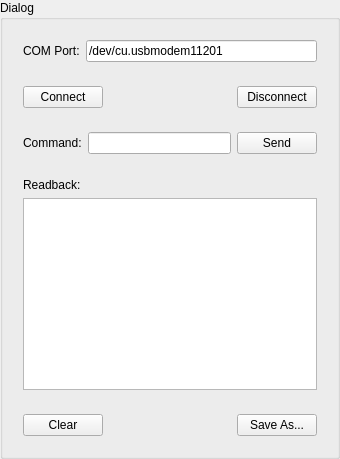
     <widget class="QGroupBox" name="dialogGroupBox">
      <property name="title">
       <string>Dialog</string>
      </property>
      <layout class="QVBoxLayout" name="verticalLayout">
       <item>
        <widget class="QFrame" name="frame">
         <property name="frameShape">
          <enum>QFrame::NoFrame</enum>
         </property>
         <property name="frameShadow">
          <enum>QFrame::Raised</enum>
         </property>
         <layout class="QHBoxLayout" name="horizontalLayout_2">
          <item>
           <widget class="QLabel" name="label_3">
            <property name="text">
             <string>COM Port:</string>
            </property>
           </widget>
          </item>
          <item>
           <widget class="QLineEdit" name="portInput">
            <property name="text">
             <string>/dev/cu.usbmodem11201</string>
            </property>
           </widget>
          </item>
         </layout>
        </widget>
       </item>
       <item>
        <widget class="QFrame" name="frame_32">
         <property name="frameShape">
          <enum>QFrame::NoFrame</enum>
         </property>
         <property name="frameShadow">
          <enum>QFrame::Raised</enum>
         </property>
         <layout class="QHBoxLayout" name="horizontalLayout_21">
          <item>
           <widget class="QPushButton" name="connectButton">
            <property name="text">
             <string>Connect</string>
            </property>
           </widget>
          </item>
          <item>
           <spacer name="horizontalSpacer_15">
            <property name="orientation">
             <enum>Qt::Horizontal</enum>
            </property>
            <property name="sizeHint" stdset="0">
             <size>
              <width>100</width>
              <height>20</height>
             </size>
            </property>
           </spacer>
          </item>
          <item>
           <widget class="QPushButton" name="disconnectButton">
            <property name="text">
             <string>Disconnect</string>
            </property>
           </widget>
          </item>
         </layout>
        </widget>
       </item>
       <item>
        <widget class="QFrame" name="frame_2">
         <property name="frameShape">
          <enum>QFrame::NoFrame</enum>
         </property>
         <property name="frameShadow">
          <enum>QFrame::Raised</enum>
         </property>
         <layout class="QHBoxLayout" name="horizontalLayout_3">
          <item>
           <widget class="QLabel" name="label_4">
            <property name="text">
             <string>Command:</string>
            </property>
           </widget>
          </item>
          <item>
           <widget class="QLineEdit" name="commandInput"/>
          </item>
          <item>
           <widget class="QPushButton" name="sendButton">
            <property name="text">
             <string>Send</string>
            </property>
           </widget>
          </item>
         </layout>
        </widget>
       </item>
       <item>
        <widget class="QFrame" name="frame_3">
         <property name="frameShape">
          <enum>QFrame::NoFrame</enum>
         </property>
         <property name="frameShadow">
          <enum>QFrame::Raised</enum>
         </property>
         <layout class="QVBoxLayout" name="verticalLayout_2">
          <item>
           <widget class="QLabel" name="label_5">
            <property name="text">
             <string>Readback:</string>
            </property>
           </widget>
          </item>
          <item>
           <widget class="QPlainTextEdit" name="readbackBrowser"/>
          </item>
         </layout>
        </widget>
       </item>
       <item>
        <widget class="QFrame" name="frame_4">
         <property name="frameShape">
          <enum>QFrame::NoFrame</enum>
         </property>
         <property name="frameShadow">
          <enum>QFrame::Raised</enum>
         </property>
         <layout class="QHBoxLayout" name="horizontalLayout">
          <item>
           <widget class="QPushButton" name="clearButton">
            <property name="text">
             <string>Clear</string>
            </property>
           </widget>
          </item>
          <item>
           <spacer name="horizontalSpacer">
            <property name="orientation">
             <enum>Qt::Horizontal</enum>
            </property>
            <property name="sizeHint" stdset="0">
             <size>
              <width>128</width>
              <height>20</height>
             </size>
            </property>
           </spacer>
          </item>
          <item>
           <widget class="QPushButton" name="saveButton">
            <property name="text">
             <string>Save As...</string>
            </property>
           </widget>
          </item>
         </layout>
        </widget>
       </item>
      </layout>
     </widget>
